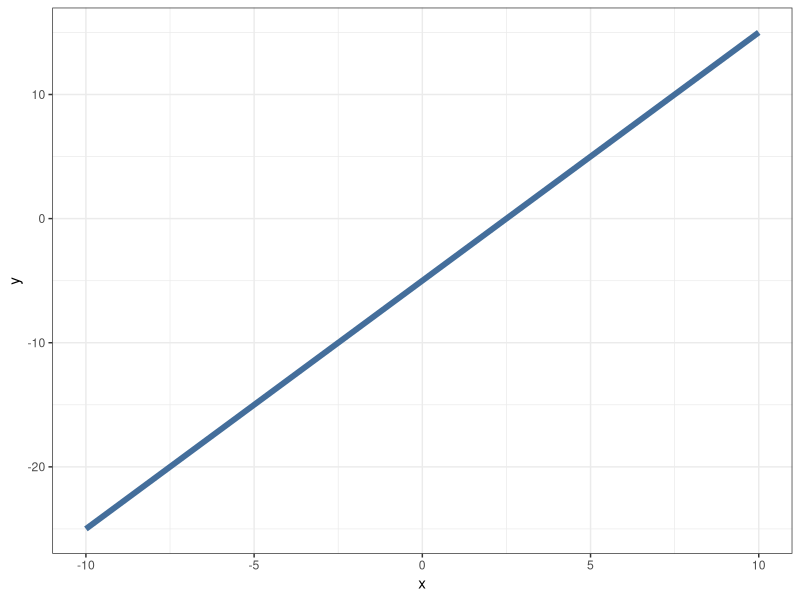
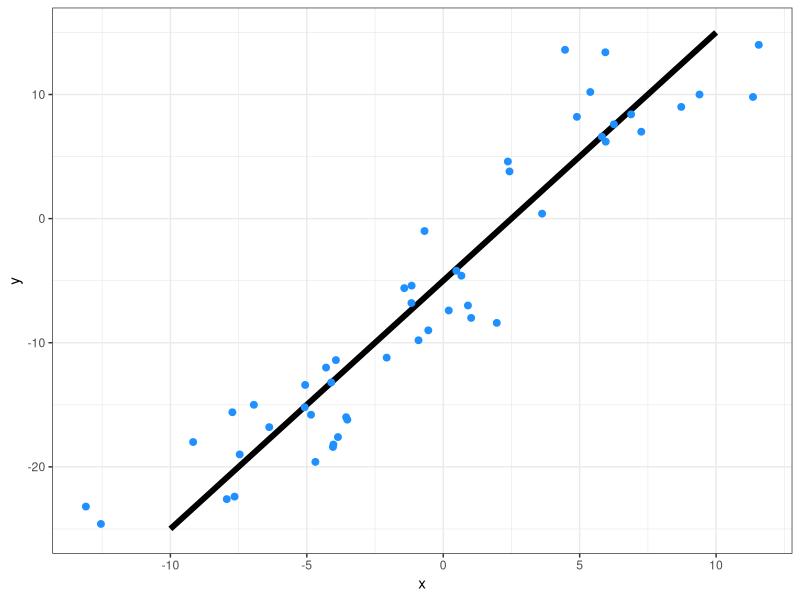
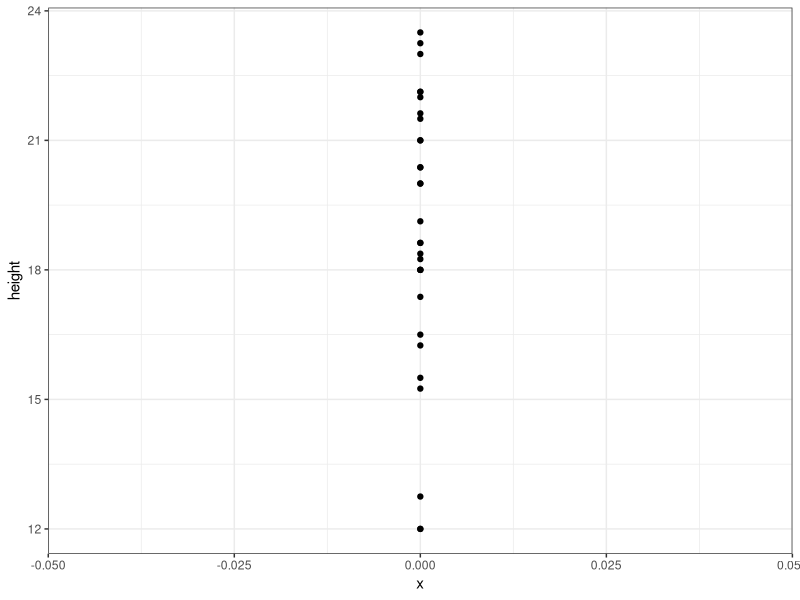
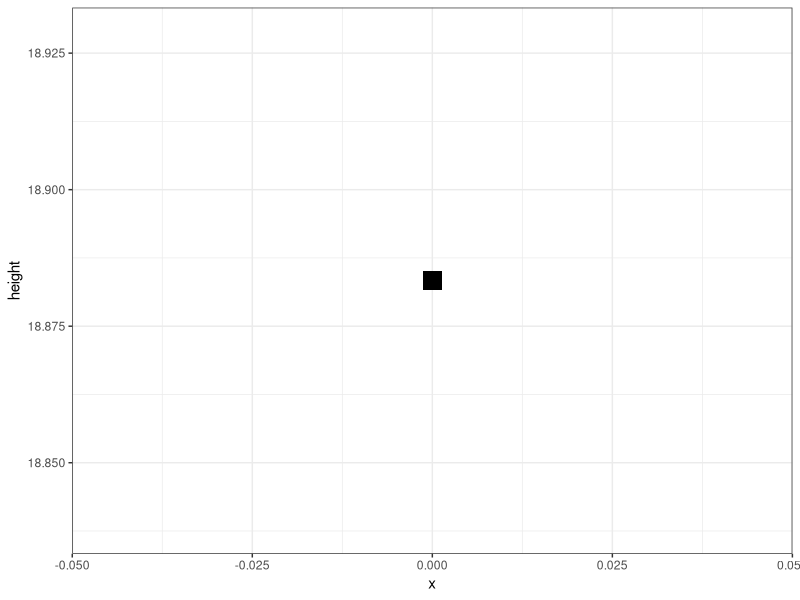
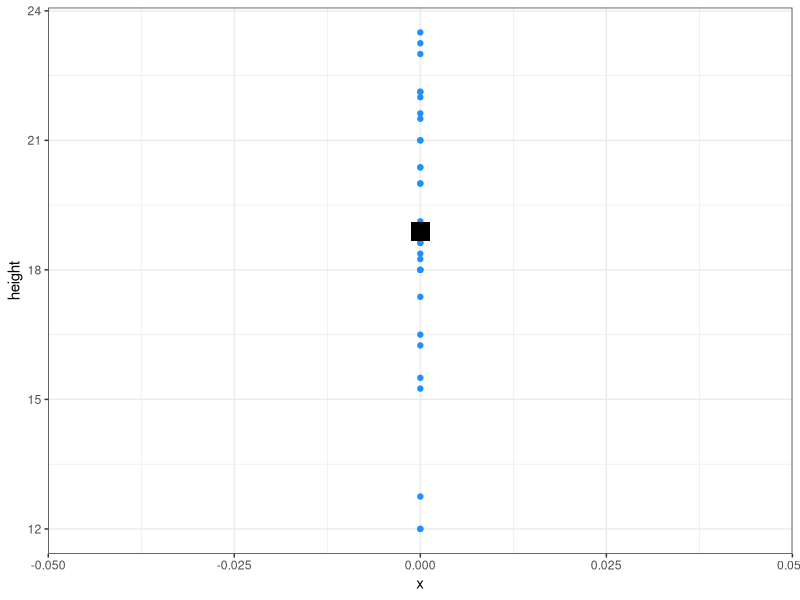
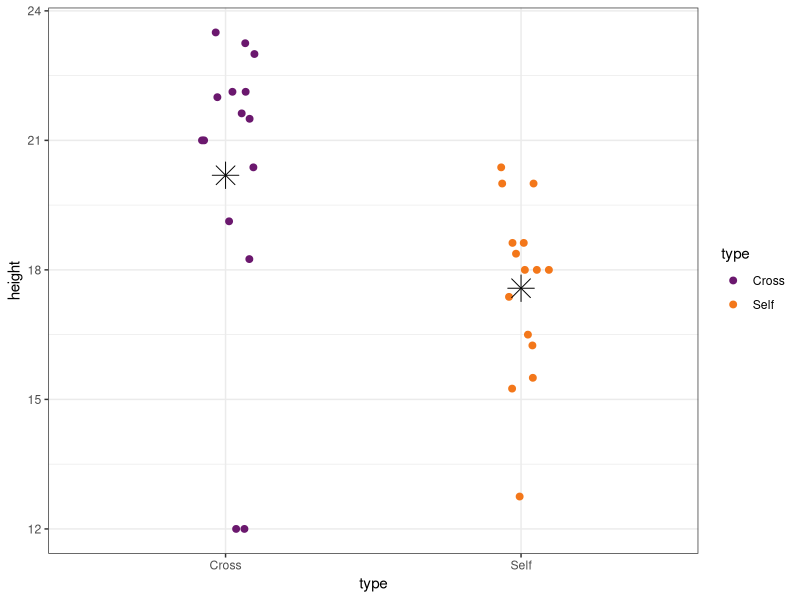
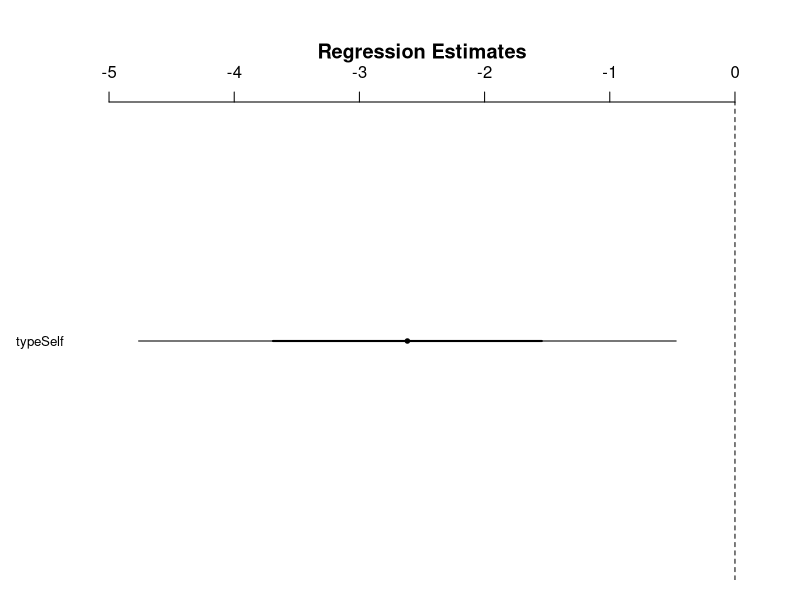
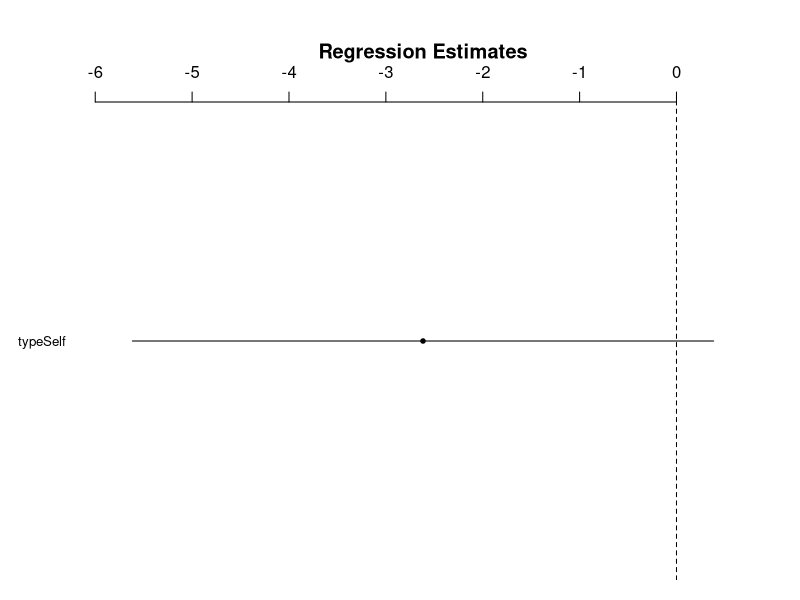

These figures' R source, in order:
## ---- chunk 1
#| label: setup
#| include: false

# libraries
library(arm)
library(tidyverse)

# data objects
darwin_maize <- read.csv(here::here("data/darwin_maize.csv"), stringsAsFactors = TRUE)
## ---- chunk 2
x <- seq(from = -10, to = 10, by = 0.1)
line_df <- data.frame(x = x,
                      y = -5 + 2 * x)
ggplot(line_df, aes(x = x, y = y)) + 
  geom_path(color = "#446E9B", linewidth = 2) +
  theme_bw()
## ---- chunk 3
set.seed(23)
obs_df <- line_df |>
  sample_n(50) |>
  rowwise() |> 
  mutate(obs = x + rnorm(1, 0, 2))
  
ggplot(line_df, aes(x = x, y = y)) + 
  geom_path(color = "black", linewidth = 2) +
  geom_point(data = obs_df,
             aes(x = obs, y = y),
             size = 2,
             color = "dodgerblue") +
  theme_bw()
## ---- chunk 4
names(darwin_maize)
head(darwin_maize)
## ---- chunk 5
ggplot(darwin_maize,
       aes(y = height,
           x = 0)) +
  geom_point() +
  theme_bw()
## ---- chunk 6
ggplot(darwin_maize,
       aes(x = 0, 
           y = height)) +
  stat_summary(fun = mean, 
               geom = "point",
               color = "black",
               shape = 15, 
               size = 6) +
  theme_bw()
## ---- chunk 7
dlm0 <- lm(formula = height ~ 1,
           data = darwin_maize)
## ---- chunk 8
mode(dlm0)
names(dlm0)
str(dlm0)
## ---- chunk 9
display(dlm0)
## ---- chunk 10
mean(darwin_maize$height)
darwin_maize %>%
  summarize(global_avg = mean(height))
## ---- chunk 11
sd(darwin_maize$height)
## ---- chunk 12
#| echo: true
set.seed(1)
rnorm(10, mean = 18.88, sd = 3.18)

## ---- chunk 13
ggplot(darwin_maize,
       aes(y = height,
           x = 0)) +
  geom_point(color = "dodgerblue") +
  stat_summary(fun = mean, 
               geom = "point",
               color = "black",
               shape = 15, 
               size = 6) +
  theme_bw()
## ---- chunk 14
ggplot(darwin_maize,
       aes(x = type, 
           y = height, 
           color = type)) +
  geom_point(position = position_jitter(
               width = 0.1, 
               height = 0),
             size = 2) +
  stat_summary(fun = mean, 
               geom = "point",
               color = "black",
               shape = 8, 
               size = 6) +
  theme_bw() +
  scale_color_viridis_d(option = "inferno",
                        begin = 0.3,
                        end = 0.7)

type_means <- darwin_maize |>
  group_by(type) |>
  summarise(m_height = mean(height),
            sd_height = sd(height))
type_means
## ---- chunk 15
dlm1 <- lm(height ~ 1 + type,
           data = darwin_maize)
display(dlm1)
## ---- chunk 16
# estimated means
20.19
20.19 - 2.62

# using the coefficients
coef(dlm1)
# type = self
coef(dlm1)[1]
# type = cross
coef(dlm1)[1] + coef(dlm1)[2]
## ---- chunk 17
cross_est <- coef(dlm1)[1] + coef(dlm1)[2]
names(cross_est) <- NULL
cross_est
## ---- chunk 18
confint(dlm1)
## ---- chunk 19
coefplot(dlm1, xlim = c(-5, 0))
## ---- chunk 20
confint(dlm1, level = 0.99)
coefplot(dlm1, sd = 3)
## ---- chunk 21
ggplot(darwin_maize, aes(sample = height)) +
    stat_qq() + # plot qq points
    stat_qq_line() # reference line
## ---- chunk 22
ggplot(dlm1,
       aes(x = .fitted, y = .resid)) +
    geom_point(
      position = position_jitter(
        width = 0.1,
        height = 0)) +
    geom_hline(yintercept = 0)

## ---- chunk 23
ggplot(darwin_maize,
       aes(x = height,
           y = type)) +
  geom_boxplot()+
  labs(title = "Example of approx. equal variances across groups")
## ---- chunk 24
set.seed(2112)
df <- data.frame(x = c(rnorm(10, 10, 1), 
                       rnorm(10, 20, 10)), 
                 group = rep(c("A", "B"), each = 10))
ggplot(df, 
       aes(y = group, 
           x = x)) +
  geom_boxplot() +
  labs(title = "Example of unequal variances across groups")
## ---- chunk 25
class(darwin_maize$type)
levels(darwin_maize$type)
## ---- chunk 26
# copy the data object
darwin_factor <- darwin_maize

# change the class of the type column
# and set the levels
darwin_factor$type <- factor(
  darwin_factor$type,
  levels = c("Self", "Cross"))

# what is the class of the new type column?
class(darwin_factor$type)
# what are the order of the levels?
levels(darwin_factor$type)
## ---- chunk 27
display(lm(height~type, data = darwin_factor))
